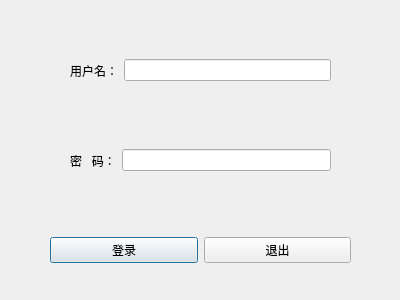
<?xml version="1.0" encoding="UTF-8"?>
<ui version="4.0">
 <class>LoginDialog</class>
 <widget class="QDialog" name="LoginDialog">
  <property name="geometry">
   <rect>
    <x>0</x>
    <y>0</y>
    <width>400</width>
    <height>300</height>
   </rect>
  </property>
  <property name="windowTitle">
   <string>Dialog</string>
  </property>
  <widget class="QWidget" name="horizontalLayoutWidget">
   <property name="geometry">
    <rect>
     <x>70</x>
     <y>30</y>
     <width>261</width>
     <height>81</height>
    </rect>
   </property>
   <layout class="QHBoxLayout" name="horizontalLayout">
    <item>
     <widget class="QLabel" name="usrLabel">
      <property name="text">
       <string>用户名：</string>
      </property>
     </widget>
    </item>
    <item>
     <widget class="QLineEdit" name="usrLineEdit"/>
    </item>
   </layout>
  </widget>
  <widget class="QWidget" name="horizontalLayoutWidget_2">
   <property name="geometry">
    <rect>
     <x>70</x>
     <y>120</y>
     <width>261</width>
     <height>81</height>
    </rect>
   </property>
   <layout class="QHBoxLayout" name="horizontalLayout_2">
    <item>
     <widget class="QLabel" name="pwdLabel">
      <property name="text">
       <string>密   码：</string>
      </property>
     </widget>
    </item>
    <item>
     <widget class="QLineEdit" name="pwdLineEdit"/>
    </item>
   </layout>
  </widget>
  <widget class="QWidget" name="horizontalLayoutWidget_3">
   <property name="geometry">
    <rect>
     <x>50</x>
     <y>210</y>
     <width>301</width>
     <height>80</height>
    </rect>
   </property>
   <layout class="QHBoxLayout" name="horizontalLayout_3">
    <item>
     <widget class="QPushButton" name="loginBtn">
      <property name="text">
       <string>登录</string>
      </property>
     </widget>
    </item>
    <item>
     <widget class="QPushButton" name="exitBtn">
      <property name="text">
       <string>退出</string>
      </property>
     </widget>
    </item>
   </layout>
  </widget>
 </widget>
 <resources/>
 <connections/>
</ui>
